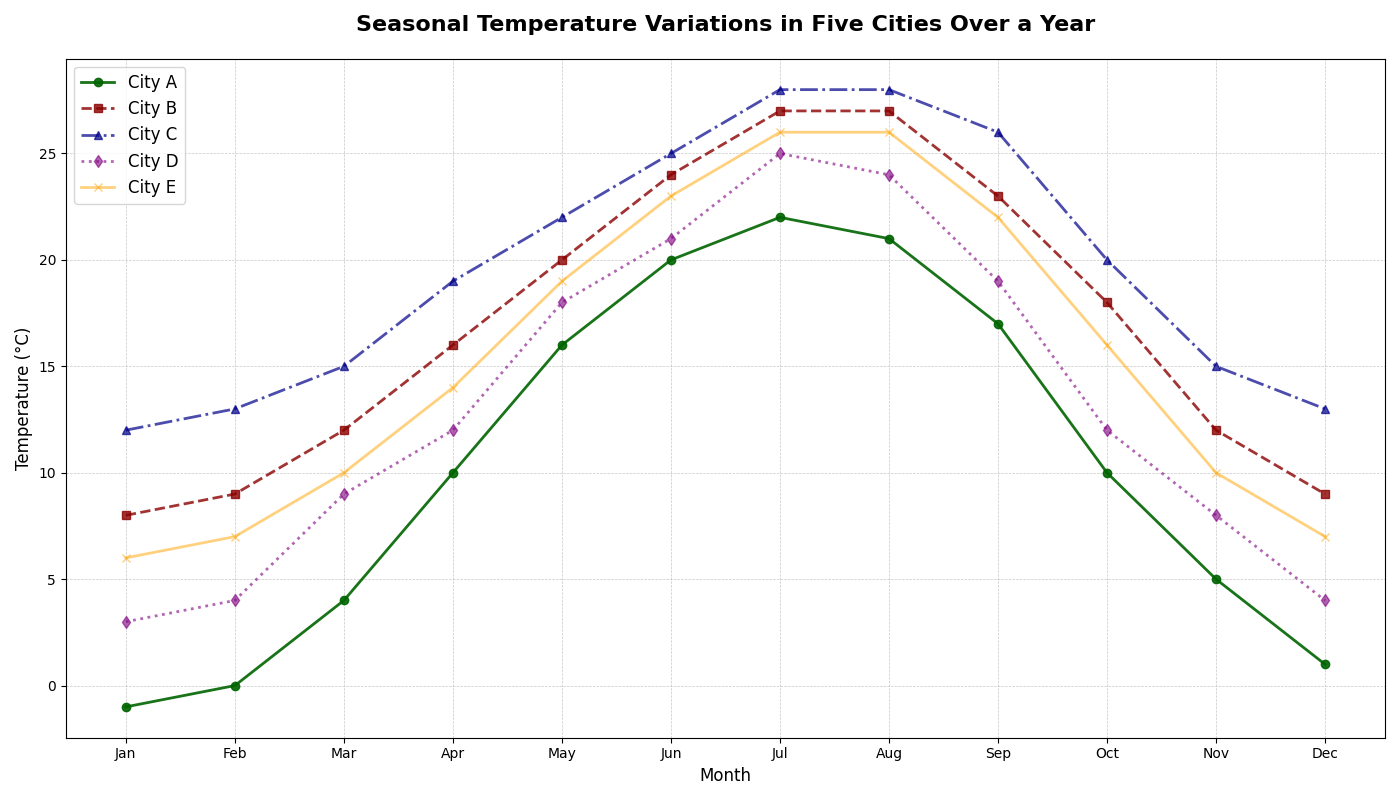

The Python source for this figure:
import matplotlib.pyplot as plt
import numpy as np

# Data for the chart
months = np.arange(1, 13)
city1_temps = [-1, 0, 4, 10, 16, 20, 22, 21, 17, 10, 5, 1]
city2_temps = [8, 9, 12, 16, 20, 24, 27, 27, 23, 18, 12, 9]
city3_temps = [12, 13, 15, 19, 22, 25, 28, 28, 26, 20, 15, 13]
city4_temps = [3, 4, 9, 12, 18, 21, 25, 24, 19, 12, 8, 4]  # New city D
city5_temps = [6, 7, 10, 14, 19, 23, 26, 26, 22, 16, 10, 7]  # New city E

# Create the line plot with shuffled colors
fig, ax = plt.subplots(figsize=(14, 8))

ax.plot(months, city1_temps, marker='o', linestyle='-', color='darkgreen', linewidth=2, label='City A', alpha=0.9)
ax.plot(months, city2_temps, marker='s', linestyle='--', color='darkred', linewidth=2, label='City B', alpha=0.8)
ax.plot(months, city3_temps, marker='^', linestyle='-.', color='darkblue', linewidth=2, label='City C', alpha=0.7)
ax.plot(months, city4_temps, marker='d', linestyle=':', color='purple', linewidth=2, label='City D', alpha=0.6)
ax.plot(months, city5_temps, marker='x', linestyle='-', color='orange', linewidth=2, label='City E', alpha=0.5)

# Title and labels
plt.title('Seasonal Temperature Variations in Five Cities Over a Year', fontsize=16, fontweight='bold', pad=20)
plt.xlabel('Month', fontsize=12)
plt.ylabel('Temperature (°C)', fontsize=12)

# Customize x-ticks
plt.xticks(months, ['Jan', 'Feb', 'Mar', 'Apr', 'May', 'Jun', 'Jul', 'Aug', 'Sep', 'Oct', 'Nov', 'Dec'])

# Add grid
plt.grid(True, linestyle='--', linewidth=0.5, alpha=0.7)

# Add legend
plt.legend(loc='upper left', fontsize=12)

# Adjust layout
plt.tight_layout()

# Display the plot
plt.show()
